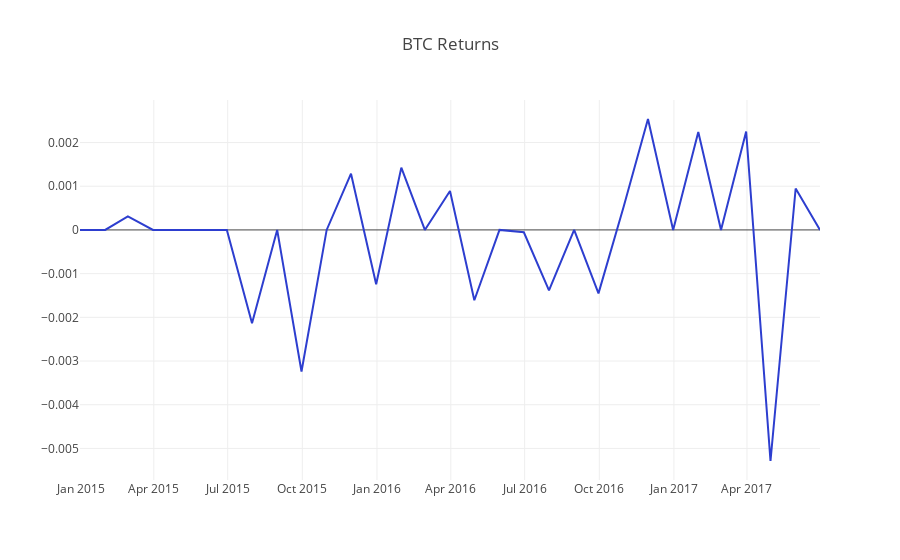

The cell this chart's notebook holds for it:
### Markdown cell above
### View BTC Data
Time to see how btc did

### Code cell
# expected_portfolio_returns = portfolio_returns(df_long, df_short, lookahead_returns, 2*top_bottom_n)
project_helper.plot_returns(expected_portfolio_returns['BTC'], 'BTC Returns')

### Figure 1 — Plotly figure (JSON) as saved in the notebook; plotly's stock layout.template omitted (floating-point values rounded to 4 significant figures)
{"data": [{"line": {"color": "#2D3ECF"}, "mode": "line", "name": "Returns", "type": "scatter", "x": ["2014-12-31", "2015-01-31", "2015-02-28", "2015-03-31", "2015-04-30", "2015-05-31", "2015-06-30", "2015-07-31", "2015-08-31", "2015-09-30", "2015-10-31", "2015-11-30", "2015-12-31", "2016-01-31", "2016-02-29", "2016-03-31", "2016-04-30", "2016-05-31", "2016-06-30", "2016-07-31", "2016-08-31", "2016-09-30", "2016-10-31", "2016-11-30", "2016-12-31", "2017-01-31", "2017-02-28", "2017-03-31", "2017-04-30", "2017-05-31", "2017-06-30"], "y": [0, 0, 0.0003105, 0, 0, 0, 0, -0.002137, 0, -0.003239, 0, 0.001288, -0.001242, 0.001425, 0, 0.0008911, -0.001609, 0, -5.264e-05, -0.001385, 0, -0.001451, 0.0005298, 0.002538, 0, 0.002241, 0, 0.002252, -0.005287, 0.0009473, 0]}], "layout": {"title": "BTC Returns"}}
